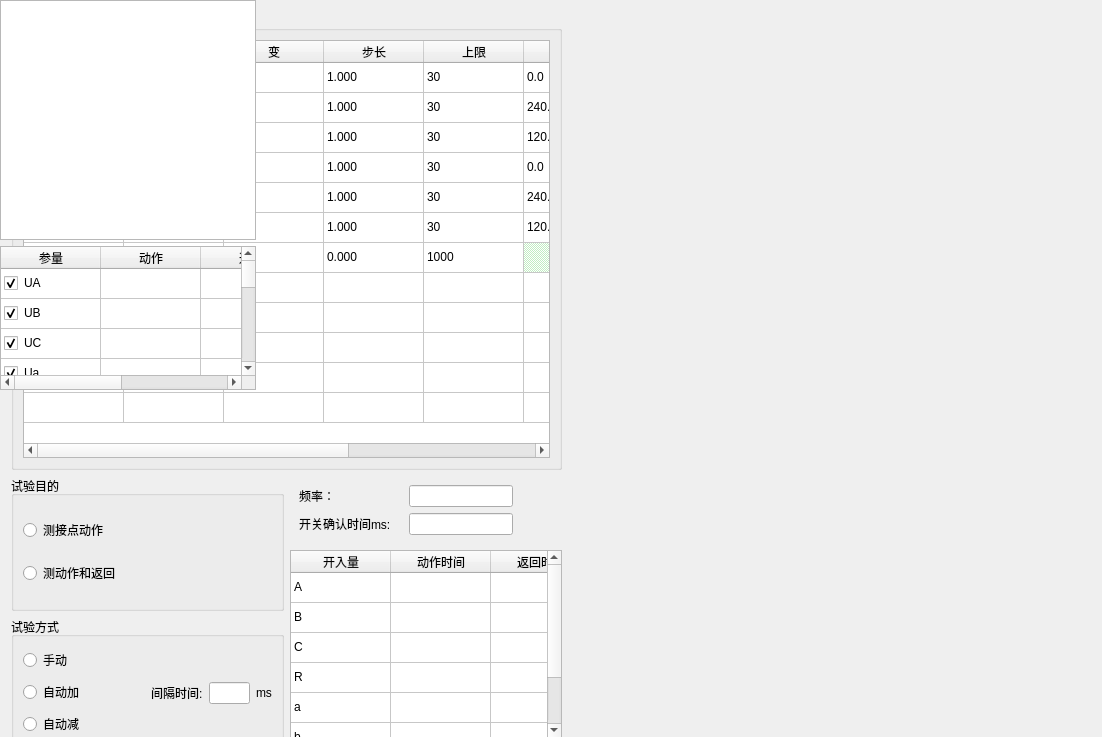
<?xml version="1.0" encoding="UTF-8"?>
<ui version="4.0">
 <class>ui_026</class>
 <widget class="QWidget" name="ui_026">
  <property name="geometry">
   <rect>
    <x>0</x>
    <y>0</y>
    <width>1102</width>
    <height>737</height>
   </rect>
  </property>
  <property name="windowTitle">
   <string>Form</string>
  </property>
  <widget class="QWidget" name="">
   <property name="geometry">
    <rect>
     <x>11</x>
     <y>11</y>
     <width>551</width>
     <height>741</height>
    </rect>
   </property>
   <layout class="QVBoxLayout" name="verticalLayout_3" stretch="5,3">
    <item>
     <widget class="QGroupBox" name="groupBox">
      <property name="title">
       <string>试验参数</string>
      </property>
      <layout class="QVBoxLayout" name="verticalLayout_8">
       <item>
        <widget class="QTableWidget" name="tb_sycs">
         <property name="rowCount">
          <number>12</number>
         </property>
         <attribute name="verticalHeaderVisible">
          <bool>false</bool>
         </attribute>
         <row/>
         <row/>
         <row/>
         <row/>
         <row/>
         <row/>
         <row/>
         <row/>
         <row/>
         <row/>
         <row/>
         <row/>
         <column>
          <property name="text">
           <string>参量</string>
          </property>
         </column>
         <column>
          <property name="text">
           <string>有效值</string>
          </property>
         </column>
         <column>
          <property name="text">
           <string>变</string>
          </property>
         </column>
         <column>
          <property name="text">
           <string>步长</string>
          </property>
         </column>
         <column>
          <property name="text">
           <string>上限</string>
          </property>
         </column>
         <column>
          <property name="text">
           <string>相位</string>
          </property>
         </column>
         <column>
          <property name="text">
           <string>变</string>
          </property>
         </column>
         <column>
          <property name="text">
           <string>步长</string>
          </property>
         </column>
         <item row="0" column="0">
          <property name="text">
           <string>UA</string>
          </property>
          <property name="textAlignment">
           <set>AlignCenter</set>
          </property>
          <property name="flags">
           <set>ItemIsDragEnabled|ItemIsDropEnabled|ItemIsUserCheckable|ItemIsEnabled</set>
          </property>
         </item>
         <item row="0" column="1">
          <property name="text">
           <string>1.000</string>
          </property>
         </item>
         <item row="0" column="3">
          <property name="text">
           <string>1.000</string>
          </property>
         </item>
         <item row="0" column="4">
          <property name="text">
           <string>30</string>
          </property>
         </item>
         <item row="0" column="5">
          <property name="text">
           <string>0.0</string>
          </property>
         </item>
         <item row="0" column="7">
          <property name="text">
           <string>1.0</string>
          </property>
         </item>
         <item row="1" column="0">
          <property name="text">
           <string>UB</string>
          </property>
          <property name="textAlignment">
           <set>AlignCenter</set>
          </property>
          <property name="flags">
           <set>ItemIsDragEnabled|ItemIsDropEnabled|ItemIsUserCheckable|ItemIsEnabled</set>
          </property>
         </item>
         <item row="1" column="1">
          <property name="text">
           <string>2.000</string>
          </property>
         </item>
         <item row="1" column="3">
          <property name="text">
           <string>1.000</string>
          </property>
         </item>
         <item row="1" column="4">
          <property name="text">
           <string>30</string>
          </property>
         </item>
         <item row="1" column="5">
          <property name="text">
           <string>240.0</string>
          </property>
         </item>
         <item row="1" column="7">
          <property name="text">
           <string>1.0</string>
          </property>
         </item>
         <item row="2" column="0">
          <property name="text">
           <string>UC</string>
          </property>
          <property name="textAlignment">
           <set>AlignCenter</set>
          </property>
          <property name="flags">
           <set>ItemIsDragEnabled|ItemIsDropEnabled|ItemIsUserCheckable|ItemIsEnabled</set>
          </property>
         </item>
         <item row="2" column="1">
          <property name="text">
           <string>3.000</string>
          </property>
         </item>
         <item row="2" column="3">
          <property name="text">
           <string>1.000</string>
          </property>
         </item>
         <item row="2" column="4">
          <property name="text">
           <string>30</string>
          </property>
         </item>
         <item row="2" column="5">
          <property name="text">
           <string>120.0</string>
          </property>
         </item>
         <item row="2" column="7">
          <property name="text">
           <string>1.0</string>
          </property>
         </item>
         <item row="3" column="0">
          <property name="text">
           <string>Ua</string>
          </property>
          <property name="textAlignment">
           <set>AlignCenter</set>
          </property>
          <property name="flags">
           <set>ItemIsDragEnabled|ItemIsDropEnabled|ItemIsUserCheckable|ItemIsEnabled</set>
          </property>
         </item>
         <item row="3" column="1">
          <property name="text">
           <string>1.000</string>
          </property>
         </item>
         <item row="3" column="3">
          <property name="text">
           <string>1.000</string>
          </property>
         </item>
         <item row="3" column="4">
          <property name="text">
           <string>30</string>
          </property>
         </item>
         <item row="3" column="5">
          <property name="text">
           <string>0.0</string>
          </property>
         </item>
         <item row="3" column="7">
          <property name="text">
           <string>1.0</string>
          </property>
         </item>
         <item row="4" column="0">
          <property name="text">
           <string>Ub</string>
          </property>
          <property name="textAlignment">
           <set>AlignCenter</set>
          </property>
          <property name="flags">
           <set>ItemIsDragEnabled|ItemIsDropEnabled|ItemIsUserCheckable|ItemIsEnabled</set>
          </property>
         </item>
         <item row="4" column="1">
          <property name="text">
           <string>2.000</string>
          </property>
         </item>
         <item row="4" column="3">
          <property name="text">
           <string>1.000</string>
          </property>
         </item>
         <item row="4" column="4">
          <property name="text">
           <string>30</string>
          </property>
         </item>
         <item row="4" column="5">
          <property name="text">
           <string>240.0</string>
          </property>
         </item>
         <item row="4" column="7">
          <property name="text">
           <string>1.0</string>
          </property>
         </item>
         <item row="5" column="0">
          <property name="text">
           <string>Uc</string>
          </property>
          <property name="textAlignment">
           <set>AlignCenter</set>
          </property>
          <property name="flags">
           <set>ItemIsDragEnabled|ItemIsDropEnabled|ItemIsUserCheckable|ItemIsEnabled</set>
          </property>
         </item>
         <item row="5" column="1">
          <property name="text">
           <string>3.000</string>
          </property>
         </item>
         <item row="5" column="3">
          <property name="text">
           <string>1.000</string>
          </property>
         </item>
         <item row="5" column="4">
          <property name="text">
           <string>30</string>
          </property>
         </item>
         <item row="5" column="5">
          <property name="text">
           <string>120.0</string>
          </property>
         </item>
         <item row="5" column="7">
          <property name="text">
           <string>1.0</string>
          </property>
         </item>
         <item row="6" column="0">
          <property name="text">
           <string>Hz</string>
          </property>
          <property name="textAlignment">
           <set>AlignCenter</set>
          </property>
          <property name="flags">
           <set>ItemIsDragEnabled|ItemIsDropEnabled|ItemIsUserCheckable|ItemIsEnabled</set>
          </property>
         </item>
         <item row="6" column="1">
          <property name="text">
           <string>50.000</string>
          </property>
         </item>
         <item row="6" column="3">
          <property name="text">
           <string>0.000</string>
          </property>
         </item>
         <item row="6" column="4">
          <property name="text">
           <string>1000</string>
          </property>
         </item>
         <item row="6" column="5">
          <property name="text">
           <string/>
          </property>
          <property name="background">
           <brush brushstyle="Dense4Pattern">
            <color alpha="255">
             <red>194</red>
             <green>237</green>
             <blue>195</blue>
            </color>
           </brush>
          </property>
          <property name="flags">
           <set>ItemIsDragEnabled|ItemIsDropEnabled|ItemIsUserCheckable|ItemIsEnabled</set>
          </property>
         </item>
         <item row="6" column="6">
          <property name="text">
           <string/>
          </property>
          <property name="background">
           <brush brushstyle="Dense4Pattern">
            <color alpha="255">
             <red>194</red>
             <green>237</green>
             <blue>195</blue>
            </color>
           </brush>
          </property>
          <property name="flags">
           <set>ItemIsDragEnabled|ItemIsDropEnabled|ItemIsUserCheckable|ItemIsEnabled</set>
          </property>
         </item>
         <item row="6" column="7">
          <property name="text">
           <string/>
          </property>
          <property name="background">
           <brush brushstyle="Dense4Pattern">
            <color alpha="255">
             <red>194</red>
             <green>237</green>
             <blue>195</blue>
            </color>
           </brush>
          </property>
          <property name="flags">
           <set>ItemIsDragEnabled|ItemIsDropEnabled|ItemIsUserCheckable|ItemIsEnabled</set>
          </property>
         </item>
        </widget>
       </item>
      </layout>
     </widget>
    </item>
    <item>
     <layout class="QHBoxLayout" name="horizontalLayout_2" stretch="1,1">
      <item>
       <layout class="QVBoxLayout" name="verticalLayout_2" stretch="1,1">
        <item>
         <widget class="QGroupBox" name="groupBox_2">
          <property name="title">
           <string>试验目的</string>
          </property>
          <layout class="QVBoxLayout" name="verticalLayout_6">
           <item>
            <widget class="QRadioButton" name="radioButton">
             <property name="text">
              <string>测接点动作</string>
             </property>
            </widget>
           </item>
           <item>
            <widget class="QRadioButton" name="radioButton_2">
             <property name="text">
              <string>测动作和返回</string>
             </property>
            </widget>
           </item>
          </layout>
         </widget>
        </item>
        <item>
         <widget class="QGroupBox" name="groupBox_3">
          <property name="title">
           <string>试验方式</string>
          </property>
          <layout class="QHBoxLayout" name="horizontalLayout_7" stretch="1,1">
           <item>
            <layout class="QVBoxLayout" name="verticalLayout_7">
             <item>
              <widget class="QRadioButton" name="radioButton_3">
               <property name="text">
                <string>手动</string>
               </property>
              </widget>
             </item>
             <item>
              <widget class="QRadioButton" name="radioButton_4">
               <property name="text">
                <string>自动加</string>
               </property>
              </widget>
             </item>
             <item>
              <widget class="QRadioButton" name="radioButton_5">
               <property name="text">
                <string>自动减</string>
               </property>
              </widget>
             </item>
            </layout>
           </item>
           <item>
            <layout class="QHBoxLayout" name="horizontalLayout_6">
             <item>
              <widget class="QLabel" name="label_3">
               <property name="text">
                <string>间隔时间:</string>
               </property>
              </widget>
             </item>
             <item>
              <widget class="QLineEdit" name="lineEdit_3"/>
             </item>
             <item>
              <widget class="QLabel" name="label_4">
               <property name="text">
                <string>ms</string>
               </property>
              </widget>
             </item>
            </layout>
           </item>
          </layout>
         </widget>
        </item>
       </layout>
      </item>
      <item>
       <layout class="QVBoxLayout" name="verticalLayout" stretch="1,3">
        <item>
         <widget class="QWidget" name="widget" native="true">
          <layout class="QVBoxLayout" name="verticalLayout_5">
           <item>
            <layout class="QHBoxLayout" name="horizontalLayout_4" stretch="1,1,0">
             <item>
              <widget class="QLabel" name="label">
               <property name="text">
                <string>频率：</string>
               </property>
              </widget>
             </item>
             <item>
              <widget class="QLineEdit" name="lineEdit"/>
             </item>
             <item>
              <spacer name="horizontalSpacer">
               <property name="orientation">
                <enum>Qt::Horizontal</enum>
               </property>
               <property name="sizeHint" stdset="0">
                <size>
                 <width>40</width>
                 <height>20</height>
                </size>
               </property>
              </spacer>
             </item>
            </layout>
           </item>
           <item>
            <layout class="QHBoxLayout" name="horizontalLayout_5" stretch="1,1,0">
             <item>
              <widget class="QLabel" name="label_2">
               <property name="text">
                <string>开关确认时间ms:</string>
               </property>
              </widget>
             </item>
             <item>
              <widget class="QLineEdit" name="lineEdit_2"/>
             </item>
             <item>
              <spacer name="horizontalSpacer_2">
               <property name="orientation">
                <enum>Qt::Horizontal</enum>
               </property>
               <property name="sizeHint" stdset="0">
                <size>
                 <width>40</width>
                 <height>20</height>
                </size>
               </property>
              </spacer>
             </item>
            </layout>
           </item>
          </layout>
         </widget>
        </item>
        <item>
         <widget class="QTableWidget" name="tb_down_1">
          <property name="rowCount">
           <number>7</number>
          </property>
          <attribute name="verticalHeaderVisible">
           <bool>false</bool>
          </attribute>
          <row/>
          <row/>
          <row/>
          <row/>
          <row/>
          <row/>
          <row/>
          <column>
           <property name="text">
            <string>开入量</string>
           </property>
          </column>
          <column>
           <property name="text">
            <string>动作时间</string>
           </property>
          </column>
          <column>
           <property name="text">
            <string>返回时间</string>
           </property>
          </column>
          <item row="0" column="0">
           <property name="text">
            <string>A</string>
           </property>
          </item>
          <item row="1" column="0">
           <property name="text">
            <string>B</string>
           </property>
          </item>
          <item row="2" column="0">
           <property name="text">
            <string>C</string>
           </property>
          </item>
          <item row="3" column="0">
           <property name="text">
            <string>R</string>
           </property>
          </item>
          <item row="4" column="0">
           <property name="text">
            <string>a</string>
           </property>
          </item>
          <item row="5" column="0">
           <property name="text">
            <string>b</string>
           </property>
          </item>
          <item row="6" column="0">
           <property name="text">
            <string>c</string>
           </property>
          </item>
         </widget>
        </item>
       </layout>
      </item>
     </layout>
    </item>
   </layout>
  </widget>
  <widget class="QWidget" name="">
   <layout class="QVBoxLayout" name="verticalLayout_4" stretch="5,3">
    <item>
     <widget class="QTableWidget" name="tableWidget_3"/>
    </item>
    <item>
     <widget class="QTableWidget" name="tb_down_2">
      <property name="rowCount">
       <number>24</number>
      </property>
      <attribute name="verticalHeaderVisible">
       <bool>false</bool>
      </attribute>
      <row/>
      <row/>
      <row/>
      <row/>
      <row/>
      <row/>
      <row/>
      <row/>
      <row/>
      <row/>
      <row/>
      <row/>
      <row/>
      <row/>
      <row/>
      <row/>
      <row/>
      <row/>
      <row/>
      <row/>
      <row/>
      <row/>
      <row/>
      <row/>
      <column>
       <property name="text">
        <string>参量</string>
       </property>
      </column>
      <column>
       <property name="text">
        <string>动作</string>
       </property>
      </column>
      <column>
       <property name="text">
        <string>返回</string>
       </property>
      </column>
      <column>
       <property name="text">
        <string>返回系数</string>
       </property>
      </column>
      <item row="0" column="0">
       <property name="text">
        <string>UA</string>
       </property>
       <property name="checkState">
        <enum>Checked</enum>
       </property>
      </item>
      <item row="1" column="0">
       <property name="text">
        <string>UB</string>
       </property>
       <property name="checkState">
        <enum>Checked</enum>
       </property>
      </item>
      <item row="2" column="0">
       <property name="text">
        <string>UC</string>
       </property>
       <property name="checkState">
        <enum>Checked</enum>
       </property>
      </item>
      <item row="3" column="0">
       <property name="text">
        <string>Ua</string>
       </property>
       <property name="checkState">
        <enum>Checked</enum>
       </property>
      </item>
      <item row="4" column="0">
       <property name="text">
        <string>Ub</string>
       </property>
       <property name="checkState">
        <enum>Checked</enum>
       </property>
      </item>
      <item row="5" column="0">
       <property name="text">
        <string>Uc</string>
       </property>
       <property name="checkState">
        <enum>Checked</enum>
       </property>
      </item>
      <item row="6" column="0">
       <property name="text">
        <string>IA</string>
       </property>
       <property name="checkState">
        <enum>Checked</enum>
       </property>
      </item>
      <item row="7" column="0">
       <property name="text">
        <string>IB</string>
       </property>
       <property name="checkState">
        <enum>Checked</enum>
       </property>
      </item>
      <item row="8" column="0">
       <property name="text">
        <string>IC</string>
       </property>
       <property name="checkState">
        <enum>Checked</enum>
       </property>
      </item>
      <item row="9" column="0">
       <property name="text">
        <string>Ia</string>
       </property>
       <property name="checkState">
        <enum>Checked</enum>
       </property>
      </item>
      <item row="10" column="0">
       <property name="text">
        <string>Ib</string>
       </property>
       <property name="checkState">
        <enum>Checked</enum>
       </property>
      </item>
      <item row="11" column="0">
       <property name="text">
        <string>Ic</string>
       </property>
       <property name="checkState">
        <enum>Checked</enum>
       </property>
      </item>
      <item row="12" column="0">
       <property name="text">
        <string>ΦUA</string>
       </property>
       <property name="checkState">
        <enum>Checked</enum>
       </property>
      </item>
      <item row="13" column="0">
       <property name="text">
        <string>ΦUB</string>
       </property>
       <property name="checkState">
        <enum>Checked</enum>
       </property>
      </item>
      <item row="14" column="0">
       <property name="text">
        <string>ΦUC</string>
       </property>
       <property name="checkState">
        <enum>Checked</enum>
       </property>
      </item>
      <item row="15" column="0">
       <property name="text">
        <string>ΦUa</string>
       </property>
       <property name="checkState">
        <enum>Checked</enum>
       </property>
      </item>
      <item row="16" column="0">
       <property name="text">
        <string>ΦUb</string>
       </property>
       <property name="checkState">
        <enum>Checked</enum>
       </property>
      </item>
      <item row="17" column="0">
       <property name="text">
        <string>ΦUc</string>
       </property>
       <property name="checkState">
        <enum>Checked</enum>
       </property>
      </item>
      <item row="18" column="0">
       <property name="text">
        <string>ΦIA</string>
       </property>
       <property name="checkState">
        <enum>Checked</enum>
       </property>
      </item>
      <item row="19" column="0">
       <property name="text">
        <string>ΦIB</string>
       </property>
       <property name="checkState">
        <enum>Checked</enum>
       </property>
      </item>
      <item row="20" column="0">
       <property name="text">
        <string>ΦIC</string>
       </property>
       <property name="checkState">
        <enum>Checked</enum>
       </property>
      </item>
      <item row="21" column="0">
       <property name="text">
        <string>ΦIa</string>
       </property>
       <property name="checkState">
        <enum>Checked</enum>
       </property>
      </item>
      <item row="22" column="0">
       <property name="text">
        <string>ΦIb</string>
       </property>
       <property name="checkState">
        <enum>Checked</enum>
       </property>
      </item>
      <item row="23" column="0">
       <property name="text">
        <string>ΦIc</string>
       </property>
       <property name="checkState">
        <enum>Checked</enum>
       </property>
      </item>
     </widget>
    </item>
   </layout>
  </widget>
 </widget>
 <resources/>
 <connections/>
</ui>
